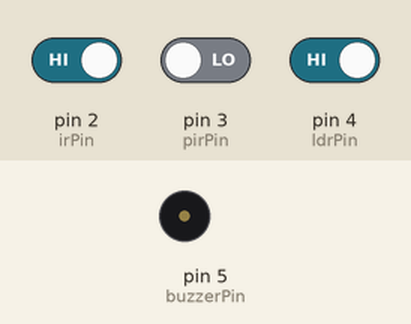
This sketch was run on a simulated Arduino Uno, built with avr-gcc and run on an emulated ATmega328P. Parts: buzzer (waves = sounding, pin HIGH). The inputs (shaded band) are chosen by the test bench; at power-on: pin 2 (irPin) HIGH, pin 3 (pirPin) LOW, pin 4 (ldrPin) HIGH. What the sketch prints to the serial monitor is not drawn.

Above: at 1.4 s.
1.5 s: pin 2 (irPin) driven LOW
At 2.3 s:
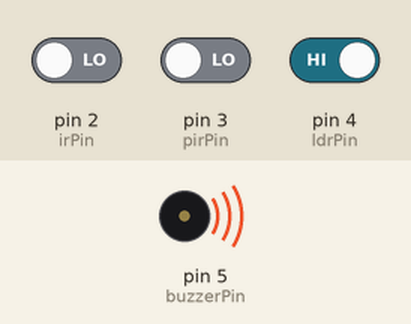
3.0 s: pin 3 (pirPin) driven HIGH
4.8 s: pin 4 (ldrPin) driven LOW
6.8 s: pin 2 (irPin) driven HIGH
9.8 s: pin 3 (pirPin) driven LOW
12.8 s: pin 4 (ldrPin) driven HIGH
At 14.4 s:
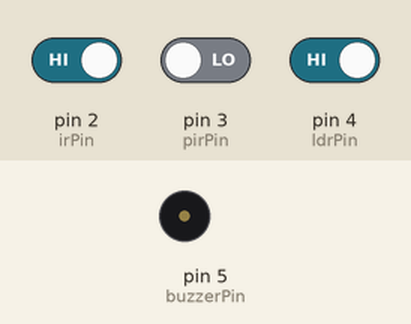
Timing chart, 0 to 15.5 s (numbered marks = the images above; inputs shaded):
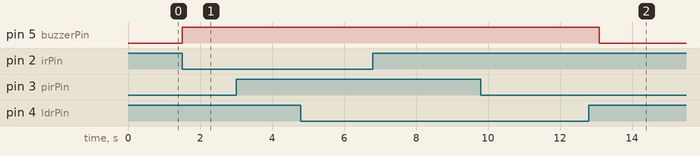

Measured:
- after the input at 1.5 s, pin 5 (buzzerPin): LOW → HIGH at once
- after the input at 3.0 s, every drawn part: stays the same
- after the input at 4.8 s, every drawn part: stays the same
- after the input at 6.8 s, every drawn part: stays the same
- after the input at 9.8 s, every drawn part: stays the same
- after the input at 12.8 s, pin 5 (buzzerPin): HIGH → LOW after 0.29 s

The sketch:

main.ino
```cpp
// --- Pin Definitions ---
const int irPin = 2;     // IR Sensor
const int pirPin = 3;    // PIR Motion Sensor
const int ldrPin = 4;    // LDR Sensor
const int buzzerPin = 5; // Buzzer

void setup() {
  pinMode(irPin, INPUT);
  pinMode(pirPin, INPUT);
  pinMode(ldrPin, INPUT);
  pinMode(buzzerPin, OUTPUT);

  Serial.begin(9600);
  Serial.println("Multi-Sensor Security System Initialized");
}

void loop() {
  int irState = digitalRead(irPin);     // 0 = Obstacle
  int pirState = digitalRead(pirPin);   // 1 = Motion
  int ldrState = digitalRead(ldrPin);   // 0 = Laser Hit

  bool alarmTriggered = false;

  if (irState == LOW) {
    Serial.println("⚠️  IR Sensor: Obstacle Detected!");
    alarmTriggered = true;
  }

  if (pirState == HIGH) {
    Serial.println("⚠️  PIR Sensor: Motion Detected!");
    alarmTriggered = true;
  }

  if (ldrState == LOW) {
    Serial.println("⚠️  LDR Sensor: Laser Detected!");
    alarmTriggered = true;
  }

  // Activate buzzer if any sensor is triggered
  digitalWrite(buzzerPin, alarmTriggered ? HIGH : LOW);

  delay(300); // Slight delay for serial stability
}
```
